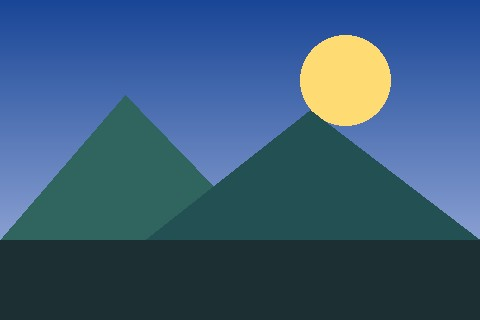
#> input picture examples/input.jpg, 480 x 320 px
$ python video.py ../../examples/input.jpg
#> lines starting #> are read from the running program, lines starting #| are printed output that depends on the picture
#> in video_to_ascii_video, frame is the input picture: shape (320, 480, 3); mean B, G, R 118.3, 89.7, 57.4
### src/ascii_vision/converter.py
"""Convert images into character-based art."""

from __future__ import annotations

from pathlib import Path
from typing import TypeAlias

from PIL import Image, ImageOps

ImageSource: TypeAlias = Image.Image | str | Path
DEFAULT_CHARSET = "@%#*+=-:. "


def image_to_ascii(
    image: ImageSource,
    width: int = 100,
    charset: str = DEFAULT_CHARSET,
    *,
    aspect_ratio: float = 0.5,
    mode: str = "grayscale",
) -> str:
    """Convert an image or image path to ASCII text.

    ``aspect_ratio`` compensates for terminal characters being taller than
    they are wide. ``mode`` can be ``grayscale`` or ``color``; color output
    is represented by ANSI true-color escape sequences.
    """
#> called with width = 100, charset = '@%#*+=-:. ', aspect_ratio = 0.5, mode = 'grayscale'
    if width < 1:
        raise ValueError("width must be at least 1")
    if not charset:
        raise ValueError("charset must contain at least one character")
    if aspect_ratio <= 0:
        raise ValueError("aspect_ratio must be greater than 0")
    if mode not in {"grayscale", "color"}:
        raise ValueError("mode must be 'grayscale' or 'color'")

    if isinstance(image, (str, Path)):
        with Image.open(image) as opened:
            return image_to_ascii(opened, width, charset, aspect_ratio=aspect_ratio, mode=mode)

    source = ImageOps.exif_transpose(image)
    if source.width < 1 or source.height < 1:
        raise ValueError("image must have non-zero dimensions")
    height = max(1, round(source.height / source.width * width * aspect_ratio))
#> height = 33
    resized = source.resize((width, height), Image.Resampling.LANCZOS)
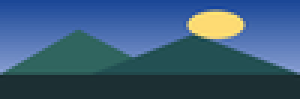
#> resized: PIL image 100x33 RGB (shown 3 times larger); mean R, G, B 57.3, 89.7, 118.3
    grayscale = resized.convert("L")
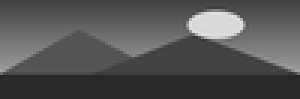
#> grayscale: PIL image 100x33 L (shown 3 times larger); min 34, max 226, mean 83.3
    pixels = list(grayscale.getdata())
#> pixels = 3300 values, max 226 at index 679, min 34 at index 2599, mean 83.31
    colors = list(resized.convert("RGB").getdata()) if mode == "color" else None
    lines: list[str] = []

    for y in range(height):
        row: list[str] = []
        for x in range(width):
            index = y * width + x
            shade = pixels[index]
            char = charset[round((255 - shade) / 255 * (len(charset) - 1))]
            if colors is not None:
                red, green, blue = colors[index]
                row.append(f"\033[38;2;{red};{green};{blue}m{char}\033[0m")
            else:
                row.append(char)
        lines.append("".join(row))
#> after the loop, lines = 33 items
    return "\n".join(lines)

### src/ascii_vision/video.py
"""Frame-by-frame video to ASCII video conversion (requires OpenCV)."""

from __future__ import annotations

from pathlib import Path
import argparse

from .converter import DEFAULT_CHARSET, image_to_ascii


def video_to_ascii_video(
    input_path: str | Path,
    output_path: str | Path,
    *,
    width: int = 100,
    charset: str = DEFAULT_CHARSET,
) -> Path:
    """Convert a video to an MP4 video containing rendered ASCII frames."""
    try:
        import cv2
        import numpy as np
        from PIL import Image, ImageDraw, ImageFont
    except ImportError as exc:
        raise RuntimeError("Video conversion requires OpenCV and NumPy. Install with: pip install ascii-vision[video]") from exc

    capture = cv2.VideoCapture(str(input_path))
    if not capture.isOpened():
        raise ValueError(f"Could not open video: {input_path}")
    fps = capture.get(cv2.CAP_PROP_FPS) or 24.0
    destination = Path(output_path)
    destination.parent.mkdir(parents=True, exist_ok=True)
    writer = None
    font_size = 12
    font = ImageFont.load_default(size=font_size)
    try:
        while True:
            ok, frame = capture.read()
            if not ok:
                break
            rgb = cv2.cvtColor(frame, cv2.COLOR_BGR2RGB)
            art = image_to_ascii(Image.fromarray(rgb), width=width, charset=charset)
            lines = art.splitlines()
#> lines = 33 items
            probe = Image.new("RGB", (1, 1))
            draw = ImageDraw.Draw(probe)
            bbox = draw.textbbox((0, 0), "M", font=font)
            char_width = max(1, round(draw.textlength("M", font=font)))
            line_height = max(1, bbox[3] - bbox[1] + 1)
            size = (max(1, width * char_width), max(1, len(lines) * line_height))
#> size = (1000, 330)
            canvas = Image.new("RGB", size, "black")
#> canvas: PIL image 1000x330 RGB; every value is 0
            canvas_draw = ImageDraw.Draw(canvas)
            for row, line in enumerate(lines):
                canvas_draw.text((0, row * line_height), line, fill="white", font=font)
#> this loop made 33 passes
            rgb_frame = np.asarray(canvas)
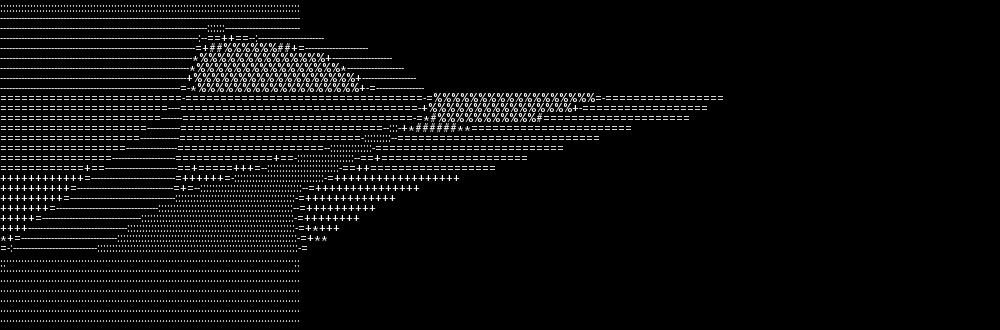
#> rgb_frame: shape (330, 1000, 3); min 0, max 254, mean 11.5
            if writer is None:
                writer = cv2.VideoWriter(str(destination), cv2.VideoWriter_fourcc(*"mp4v"), fps, size)
                if not writer.isOpened():
                    raise RuntimeError(f"Could not create output video: {destination}")
            writer.write(cv2.cvtColor(rgb_frame, cv2.COLOR_RGB2BGR))
    finally:
        capture.release()
        if writer is not None:
            writer.release()
    if writer is None:
        raise ValueError(f"Video contains no readable frames: {input_path}")
    return destination


def main(argv: list[str] | None = None) -> int:
    parser = argparse.ArgumentParser(description="Convert a video into ASCII-rendered MP4 frames.")
    parser.add_argument("input", type=Path, help="source video path")
    parser.add_argument("--output", type=Path, default=Path("outputs/ascii_video.mp4"))
    parser.add_argument("--width", type=int, default=100)
    parser.add_argument("--charset", default=DEFAULT_CHARSET)
    args = parser.parse_args(argv)
    if args.width < 1:
        parser.error("--width must be at least 1")
    try:
        result = video_to_ascii_video(args.input, args.output, width=args.width, charset=args.charset)
    except (OSError, ValueError, RuntimeError) as exc:
        parser.error(str(exc))
    print(f"ASCII video saved to: {result}")
    return 0


if __name__ == "__main__":
    raise SystemExit(main())
